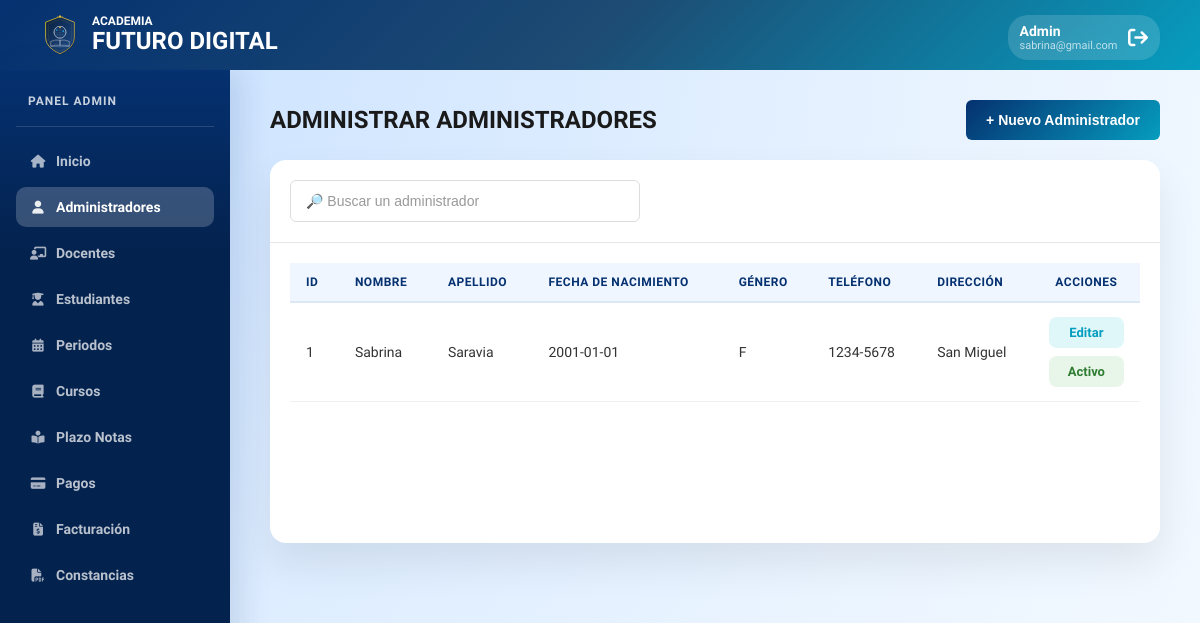
Screenshot of /admin-admins.php (signed in) with the database file from the repository.
### tables this page shows
CREATE TABLE `administradores` (
  `id` int PRIMARY KEY NOT NULL AUTO_INCREMENT,
  `usuario_id` int NOT NULL,
  `fecha_nacimiento` date DEFAULT NULL,
  `genero` char(1) DEFAULT NULL,
  `salario` decimal(10,2) DEFAULT NULL,
  `telefono` varchar(20) DEFAULT NULL,
  `direccion` varchar(200) DEFAULT NULL,
  UNIQUE KEY `usuario_id` (`usuario_id`),
  CONSTRAINT `fk_administradores_1` FOREIGN KEY (`usuario_id`) REFERENCES `usuarios` (`id`)
);

CREATE TABLE `usuarios` (
  `id` int PRIMARY KEY NOT NULL AUTO_INCREMENT,
  `nombre` varchar(100) NOT NULL,
  `apellido` varchar(100) NOT NULL,
  `correo` varchar(120) NOT NULL,
  `password_hash` varchar(255) NOT NULL,
  `estado` tinyint(1) DEFAULT '1',
  `rol_id` int NOT NULL,
  UNIQUE KEY `correo` (`correo`),
  KEY `rol_id` (`rol_id`),
  CONSTRAINT `fk_usuarios_1` FOREIGN KEY (`rol_id`) REFERENCES `roles` (`id`)
);

### mostrar-tabla-admin.php (the view)
<?php
include('includes/conexion.php');
$sql = "SELECT
    u.id AS usuario_id,
    a.id AS admin_id,
    u.nombre,
    u.apellido,
    u.correo,
    u.password_hash,
    u.estado,
    a.fecha_nacimiento,
    a.genero,
    a.salario,
    a.telefono,
    a.direccion
    FROM administradores a
    INNER JOIN usuarios u ON a.usuario_id = u.id
    WHERE u.rol_id = 1";
$resultado = mysqli_query($conexion, $sql);
if (mysqli_num_rows($resultado) > 0 ){
?>
    <table class="data-table mobile-cards">
        <thead>
            <tr>
                <th>ID</th>
                <th>Nombre</th>
                <th>Apellido</th>
                <th>Fecha de Nacimiento</th>
                <th>Género</th>
                <th>Teléfono</th>
                <th>Dirección</th>
                <th>Acciones</th>
            </tr>
        </thead>
        <tbody>
            <?php while($fila = mysqli_fetch_assoc($resultado)){ ?>
            <tr data-id="<?php echo $fila['usuario_id']; ?>">
                <td data-label="ID"><?php echo $fila['admin_id']; ?></td>
                <td data-label="Nombre"><?php echo htmlspecialchars($fila['nombre']); ?></td>
                <td data-label="Apellido"><?php echo htmlspecialchars($fila['apellido']); ?></td>
                <td data-label="Fecha Nac."><?php echo htmlspecialchars($fila['fecha_nacimiento']); ?></td>
                <td data-label="Género"><?php echo htmlspecialchars($fila['genero']); ?></td>
                <td data-label="Teléfono"><?php echo htmlspecialchars($fila['telefono']); ?></td>
                <td data-label="Dirección"><?php echo htmlspecialchars($fila['direccion']); ?></td>
                <td data-label="Acciones" class="acciones-cell">
                    <div class="acciones-texto">
                        <a
                            href="#"
                            class="link-accion abrir-modal-admin"
                            data-admin_id="<?php echo $fila['admin_id']; ?>"
                            data-usuario_id="<?php echo $fila['usuario_id']; ?>"
                            data-nombre="<?php echo htmlspecialchars($fila['nombre']); ?>"
                            data-apellido="<?php echo htmlspecialchars($fila['apellido']); ?>"
                            data-fecha_nacimiento="<?php echo htmlspecialchars($fila['fecha_nacimiento']); ?>"
                            data-genero="<?php echo htmlspecialchars($fila['genero']); ?>"
                            data-salario="<?php echo htmlspecialchars($fila['salario']); ?>"
                            data-telefono="<?php echo htmlspecialchars($fila['telefono']); ?>"
                            data-direccion="<?php echo htmlspecialchars($fila['direccion']); ?>"
                            data-correo="<?php echo htmlspecialchars($fila['correo']); ?>"
                            data-password_hash="<?php echo htmlspecialchars($fila['password_hash']); ?>"
                            data-estado="<?php echo htmlspecialchars($fila['estado']); ?>"
                            onclick="return false;"
                        >
                            Editar
                        </a>
                        <a
                            href="#"
                             class="link-accion btn-toggle-estado <?php echo ($fila['estado'] == 'Activo' || $fila['estado'] == 1) ? 'estado-activo' : 'estado-inactivo'; ?>"
                             data-usuario_id="<?php echo $fila['usuario_id']; ?>"
                        >
                            <?php echo ($fila['estado'] == 'Activo' || $fila['estado'] == 1) ? 'Activo' : 'Inactivo'; ?>
                        </a>
                    </div>
                </td>
            </tr>
            <?php } ?>
        </tbody>
    </table>
<?php
} else {
    echo '<div class="mensaje-vacio">No hay administradores registrados.</div>';
}
?>

### css/stylesAdmin.css (style rules this page uses)
:root { --primary-blue: #053170; --secondary-blue: #1D4B73; --accent-teal: #069DBF; --accent-teal-light: #e0f7fa; --accent-teal-hover: #057a96; --bg-main: radial-gradient(circle at top left, #c7e0ff, #eaf4ff, #ffffff); --header-gradient: linear-gradient(135deg, #053170, #1D4B73, #069DBF); --btn-gradient: linear-gradient(135deg, #053170, #069DBF); --danger: #e74c3c; --danger-light: #fee2e2; --success: #27ae60; --success-light: #d1fae5; --success-dark: #065f46; --text-main: #1a1a1a; --text-muted: #666; --border-light: #e5e5e5; --border-focus: #dde3ec; --card-shadow: 0 20px 40px rgba(0, 0, 0, 0.08); --modal-overlay: rgba(5, 49, 112, 0.5); --blue-light: #e0f0ff; }
* { margin: 0; padding: 0; box-sizing: border-box; }
.raleway-all { font-family: "Raleway", sans-serif; font-optical-sizing: auto; font-weight: 400; font-style: normal; }
body { background: var(--bg-main); background-size: 100% 200%; font-family: "Raleway", sans-serif; min-height: 100vh; }
.data-table { width: 100%; border-collapse: collapse; font-size: 14px; }
.data-table thead th { background: #f0f6ff; color: var(--primary-blue); font-weight: 700; font-size: 12px; text-transform: uppercase; letter-spacing: 0.5px; padding: 12px 16px; text-align: left; border-bottom: 2px solid #dde8f5; }
.data-table tbody tr { border-bottom: 1px solid #f0f0f0; transition: background 0.2s; }
.data-table tbody td { padding: 14px 16px; color: #333; vertical-align: middle; white-space: nowrap; overflow-wrap: break-word; }
.data-table thead th:last-child, .data-table tbody td:last-child { text-align: center; white-space: nowrap; }
.link-accion { font-size: 13px; font-weight: 600; text-decoration: none; padding: 8px 14px; border-radius: 8px; transition: all 0.2s; white-space: nowrap; flex-shrink: 0; display: flex; align-items: center; justify-content: center; gap: 6px; }
.acciones-texto { display: flex; flex-direction: column; gap: 8px; align-items: stretch; justify-content: center; }
.link-accion.abrir-modal-estudiante, .link-accion.abrir-modal-docente, .link-accion.abrir-modal-periodo, .link-accion.abrir-modal-plazo, .link-accion.abrir-modal-curso, .link-accion.abrir-modal-admin { color: var(--accent-teal); background: var(--accent-teal-light); }
.estado-activo { background-color: #e8f5e9 !important; color: #2e7d32 ; }
@media (min-width: 769px) { .data-table tbody td { white-space: normal; } }
@media (min-width: 769px) { .data-table tbody td:nth-child(2), .data-table tbody td:nth-child(3), .data-table tbody td:nth-child(4), .data-table tbody td:nth-child(8) { white-space: normal; max-width: 200px; } }
@media (min-width: 769px) { .data-table td:nth-child(3), .data-table td:nth-child(4), .data-table td:nth-child(7), .data-table td:nth-child(8) { white-space: normal !important; word-wrap: break-word !important; max-width: 180px !important; text-overflow: ellipsis; } }

### rows the page displays
administradores: id "1", usuario.nombre "Sabrina", usuario.apellido "Saravia", fecha_nacimiento "2001-01-01", genero "F", telefono "1234-5678", direccion "San Miguel"

### other values shown
$_SESSION["usuario"] "sabrina@gmail.com"
